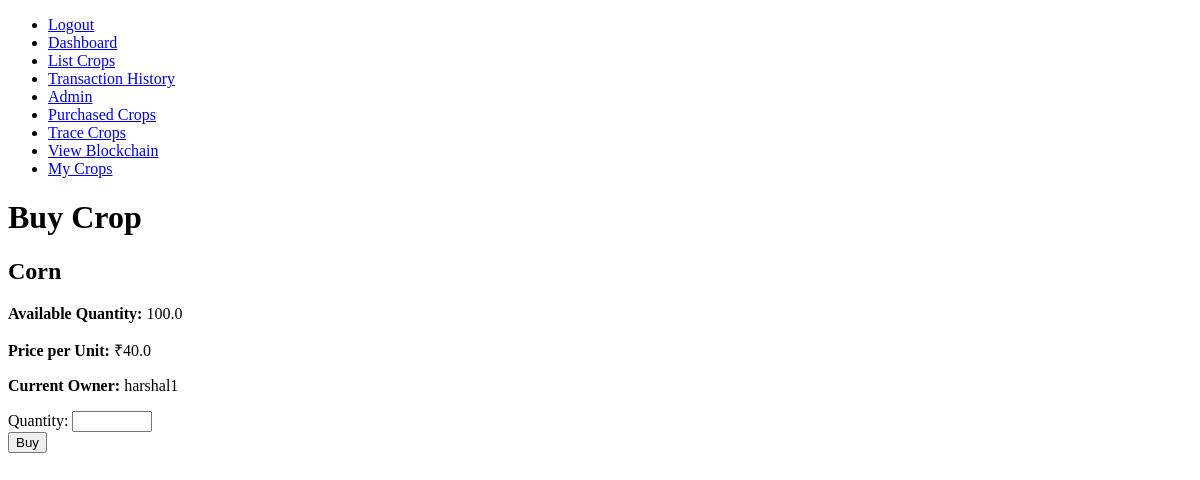
The app's page /buy_crops/10/ (signed in), older data.
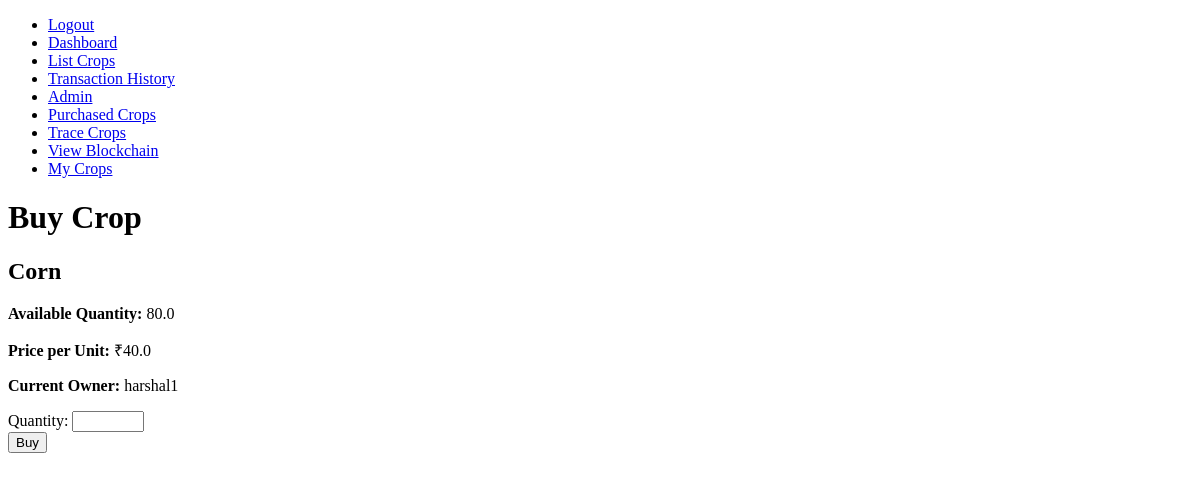
The same page, newer data.
### supply_chain/models.py (models this page shows, shortened)
class Crop(models.Model):
    name = models.CharField(max_length=100)
    quantity = models.FloatField()
    price = models.FloatField()
    current_owner = models.ForeignKey(CustomUser, on_delete=models.CASCADE, related_name='owned_crops')
    status = models.CharField(max_length=20, choices=[('listed', 'Listed'), ('sold', 'Sold')])
    current_stage = models.CharField(max_length=100, default='Listed by Farmer')
    transaction_hash = models.CharField(max_length=64, blank=True, null=True)
    allowed_users = models.ManyToManyField(CustomUser, related_name='allowed_crops', blank=True)
    visibility = models.CharField(max_length=10, choices=[('public', 'Public'), ('private', 'Private')], default='public')

class CustomUser(AbstractUser):
    ROLE_CHOICES = [
        ('FARMER', 'Farmer'),
        ('DISTRIBUTOR', 'Distributor'),
        ('CONSUMER', 'Consumer'),
    ]
    role = models.CharField(max_length=100, choices=ROLE_CHOICES)

### supply_chain/views.py (the view)
# urls.py: path('buy_crops/<int:crop_id>/', buy_crops, name='buy_crops'),
@login_required
def buy_crops(request, crop_id):
    crop = get_object_or_404(Crop, id=crop_id)
    if request.method == 'POST':
        quantity_to_buy = int(request.POST.get('quantity', 0))
        if quantity_to_buy <= 0 or quantity_to_buy > crop.quantity:
            return JsonResponse({'error': 'Invalid quantity'}, status=400)
        blockchain.add_transaction(
            sender=crop.current_owner.username,
            recipient=request.user.username,
            amount=crop.price * quantity_to_buy,
            crop_id=crop_id
        )
        mined_block = blockchain.mine_block()
        transaction = Transaction.objects.create(
            seller=crop.current_owner,
            buyer=request.user,  # Assuming the user is logged in
            crop=crop,
            quantity=quantity_to_buy,
            price=crop.price,
            transaction_hash=mined_block.hash  # Use the block hash
        )
        purchased_crop = PurchasedCrop.objects.create(
            seller=crop.current_owner,
            buyer=request.user,
            crop=crop,
            quantity=quantity_to_buy,
            price=crop.price,
            transaction_hash=mined_block.hash  # Use the same hash for tracing
        )
        crop.quantity -= quantity_to_buy
        if crop.quantity == 0:
            crop.status = 'sold'
        crop.save()
        return render(request, 'purchase_success.html', {
            'transaction_id': transaction.id,
            'purchased_crop_id': purchased_crop.id
        })
    elif request.method == 'GET':
        return render(request, 'buy_crop.html', {
            'crop': crop
        })
    else:
        return JsonResponse({'error': 'Invalid request method'}, status=405)

### supply_chain/templates/buy_crop.html (shortened to what this page needs)
{% extends 'base.html' %}
{% block content %}
<div class="container">
    <h1>Buy Crop</h1>
    <div class="crop-details">
        <h2>{{ crop.name }}</h2>
        <p><strong>Available Quantity:</strong> {{ crop.quantity }}</p>
        <p><strong>Price per Unit:</strong> ₹{{ crop.price }}</p>
        <p><strong>Current Owner:</strong> {{ crop.current_owner.username }}</p>
    </div>
    <form method="post" action="{% url 'buy_crops' crop.id %}">
        <div class="form-group">
            <label for="quantity">Quantity:</label>
            <input type="number" id="quantity" name="quantity" min="1" max="{{ crop.quantity }}" required class="form-control">
        </div>
        <button type="submit" class="btn btn-primary">Buy</button>
    </form>
</div>
{% endblock %}

Row changes from the older to the newer data that the page shows:
changed Crop "Corn": quantity "100.0" → "80.0"
